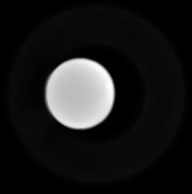
#> input picture notebooks/data2d_for_test_1.tif, 192 x 194 px
$ jupyter execute --allow-errors real_example_3d.ipynb   (shell and % lines are left out)
#> lines starting #> are read from the running program, lines starting #| are printed output that depends on the picture; after the words box and inside, x2 and y2 are one past the last pixel; in counts of white or black regions, pixels touching at a corner belong together
#> further down, data_2d is the input picture: shape (194, 192) float32; min 4.56e-08, max 0.00656, mean 0.00068
### sectorizedradialprofile/calculate_radial_profile.py
import numpy as np
import pandas as pd


class CalculateRadialProfile(object):

    def __init__(self, data: np.ndarray):
        """

        :param data: numpy 2D array
        :type data: np.array
        """
        self.data = data
        self.dimension = len(data.shape)
#> self.dimension = 2
        if self.dimension not in [2, 3]:
            raise ValueError('Only 2D or 3D np.array are supported.')
        self.bool_2d = self.dimension == 2  # boolean indicator of data dimension, True: 2D, False: 3D
#> self.bool_2d = True
        self.center = None
        self.radius = None
        self.angle_range = None
        self.x0 = None
        self.y0 = None
        self.z0 = None
        self.param_list = []
        if self.bool_2d:
            self.y_index, self.x_index = np.indices(self.data.shape)
            self.y_len, self.x_len = np.shape(self.data)  # retrieve the size of the array
#> self.y_len = 194; self.x_len = 192
        else:
            self.z_index, self.y_index, self.x_index = np.indices(self.data.shape)
            self.z_len, self.y_len, self.x_len = np.shape(self.data)  # retrieve the size of the array
        self.final_radius_array = None
        self.final_data_array = None

    def add_params(self, center: tuple, radius=None, angle_range=None):
        """

        :param center: Origin of the radial plot, '(x0, y0)' or '(x0, y0, z0)'.
        :type center: tuple
        :param radius: The maximum distance from specified center. Optional, default 'None' used to include all.
        :type radius: int or float
        :param angle_range: Angular coverage in degrees '(0, 360)'. Optional, default 'None' used to include all.
        :type angle_range: tuple
        """
        self._validate_params(center=center, radius=radius, angle_range=angle_range)
        self.center = center
        self.radius = radius
        self.angle_range = angle_range
        self.x0 = self.center[0]
        self.y0 = self.center[1]
        self.param_list.append(form_param_dict(center=center, radius=radius, angle_range=angle_range))

    def calculate(self):
        """
        Performs the radial profile calculation
        :return:
        :rtype:
        """
        _final_radius_array = np.array([])
        _final_data_array = np.array([])
        for each_param_dict in self.param_list:
            _current_radius_array, _current_data_array = self.get_sorted_radial_array(each_param_dict)
            _final_radius_array = np.concatenate((_final_radius_array, _current_radius_array), axis=None)
            _final_data_array = np.concatenate((_final_data_array, _current_data_array), axis=None)
#> this loop made 1 pass
#> pass 1, in turn_off_data_outside, `inside_indices = np.logical_and(inside_indices, in_radius_indices)`:
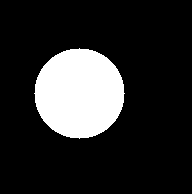
#> inside_indices: shape (194, 192) bool; 17.1% white; 1 white region, box (x1, y1, x2, y2) and area: (34, 48, 125, 139) 6361
        self.final_radius_array = np.array(_final_radius_array)
#> self.final_radius_array = 6361 values from 0 to 45
        self.final_data_array = np.array(_final_data_array)
#> self.final_data_array = 6361 values, max 0.00656 at index 3019, min 5.8e-06 at index 6342, mean 0.00332
        self.calculate_profile()

    def calculate_profile(self):
        '''calculate the final profile'''
        df = pd.DataFrame()
        df['radius'] = self.final_radius_array
        df['value'] = self.final_data_array
        df1 = df.groupby('radius').agg({'value': ['mean', 'std', 'sem']})['value']
        self.radial_profile = df1

    def get_sorted_radial_array(self, param_dict):
        """
        :return: sorted radius array and data array
        :rtype: np.array
        """
        self.center = param_dict['center']
        self.radius = param_dict['radius']
        self.angle_range = param_dict['angle_range']
        self.x0 = self.center[0]
        self.y0 = self.center[1]
        if not self.bool_2d:
            self.z0 = self.center[2]

        self.calculate_pixels_radius()
        self.calculate_pixels_angle_position()
        self.turn_off_data_outside()
        self.sort_indices_of_radius()
        self.sort_data_by_radius_value()
        return self.sorted_radius[:], self.data_sorted_by_radius[:]

    def sort_data_by_radius_value(self):
        '''sort the working data by radius indices'''
        _data_sorted_by_radius = self.working_data.flat[self.sorted_radius_indices]
        _sorted_radius = self.radius_array.flat[self.sorted_radius_indices]
        _nan_indices = np.isnan(_data_sorted_by_radius)
        _not_nan_indices = np.invert(_nan_indices)
        self.data_sorted_by_radius = _data_sorted_by_radius[_not_nan_indices]
        self.sorted_radius = _sorted_radius[_not_nan_indices]
        # print(self.sorted_radius)

    def sort_indices_of_radius(self):
        '''sort the indices of the radius array'''
        sort_indices = np.argsort(self.radius_array.flat)
        self.sorted_radius_indices = sort_indices

    def turn_off_data_outside(self):
        '''using the angle range provided and the angle value of each pixels,
        this algorithm replace all the initial data by 0 outside the range specified'''
        inside_indices = np.isreal(self.data)
        if self.angle_range is not None:
            left_angles_indices = self.array_angle_deg >= self.angle_range[0]
            right_angles_indices = self.array_angle_deg <= self.angle_range[1]
            inside_indices = np.logical_and(left_angles_indices, right_angles_indices)
        if self.radius is not None:
            in_radius_indices = self.radius_array <= self.radius
            inside_indices = np.logical_and(inside_indices, in_radius_indices)
        not_keep_indices = np.invert(inside_indices)

        working_data = np.array(self.data, dtype=np.float64)  # forced array to be float so NaN can be used
        working_data[not_keep_indices] = np.nan  # replaced 0 with NaN so the mean & std can be calculated correctly
        #working_data[self.y0, self.x0] = 1  # make sure center is part of the pixel to keep

        self.working_data = working_data

    def calculate_pixels_angle_position(self):
        '''determine the angle position related to the top vertical center of
        each pixel in degrees'''
        if self.angle_range is not None:
            if self.bool_2d:
                complex_array = (self.y_index - self.y0) + 1j * \
                                (self.x_index - self.x0)
                # complex_array = (self.y_len - self.y_index - self.y0) + 1j * \
                #                 (self.x_index - self.x0)
                array_angle_deg = np.abs(np.angle(complex_array, deg=True) - 180)
                self.intermediate_array_angle_deg = array_angle_deg

                # removing all negative angles -> [0, 360[
                array_angle_deg_pos = np.array(array_angle_deg)
                for _y in np.arange(self.y_len):
                    for _x in np.arange(self.x_len):
                        _value = array_angle_deg[_y, _x]
                        if _value < 0:
                            array_angle_deg_pos[_y, _x] = 2 * 180 + _value

                self.array_angle_deg = array_angle_deg_pos
            else:
                raise ValueError('Angular range selection is not available for 3D data.')

    def calculate_pixels_radius(self):
        '''calculate radii of all pixels '''
        if self.bool_2d:
            r_array = np.sqrt((self.x_index - self.x0) ** 2 + (self.y_index - self.y0) ** 2)
            self.radius_array = r_array
        else:
            r_array = np.sqrt(
                (self.x_index - self.x0) ** 2 + (self.y_index - self.y0) ** 2 + (self.z_index - self.z0) ** 2)
            self.radius_array = r_array

    def _validate_params(self, center, radius, angle_range):
        assert type(center) == tuple
        if len(center) != self.dimension:
            raise ValueError("'center' input is not dimensionally correct for input data.")
        for each in center:
            if each < 0:
                raise ValueError("'center' input can not be negative.")
        if radius is not None:
            if radius <= 0:
                raise ValueError("'radius' has to be greater than zero.")
        if angle_range is not None:
            assert type(angle_range) == tuple
            assert len(angle_range) == 2
            for each in angle_range:
                if each < 0:
                    raise ValueError("'angle_range' has to be within (0, 360).")


def load_label_analysis_amira(file_path, drop=None, z_flipper=None):
    """

    :param file_path: File path to the 'Label-Analysis.csv' file generated by Amira-Avizo
    :type file_path: str
    :param drop: Drop row or rows by index. Default: None
    :type drop: int or list
    :param z_flipper: Optional. the value of Z-1 (stack number -1) to flip the Amira correct BeryCenterZ output.
    :type z_flipper: int
    :return: A dictionary containing center and radius
    :rtype: dict
    """
    _df_amira = pd.read_csv(file_path, skiprows=1)
    _df_amira.insert(loc=1, column='EqRadius', value=_df_amira['EqDiameter'] / 2)
    if drop is not None:
        _df_amira.drop(index=drop, inplace=True)
        _df_amira.reset_index(drop=True, inplace=True)
    if z_flipper is not None:
        _df_amira['BaryCenterZ'] = z_flipper - _df_amira['BaryCenterZ']
    df_amira = _df_amira.round(decimals=0)
    print(_df_amira)
    _analysis_dict = {}
    for _i, _each in enumerate(df_amira['index']):
        _name = 'obj_' + str(_each)
        _analysis_dict[_name] = [
            (df_amira['BaryCenterX'][_i],
             df_amira['BaryCenterY'][_i],
             df_amira['BaryCenterZ'][_i]),
            df_amira['EqRadius'][_i]
        ]
    return _analysis_dict


def form_param_dict(center: tuple, radius: float, angle_range):
    """

    :param center: coordinates in form of (x,y) or (x, y, z)
    :type center: tuple
    :param radius: radius of the radial plot range
    :type radius: float
    :param angle_range: optional sector defined using tuple, eg. (0, 360)
    :type angle_range: tuple
    :return: shaped dictionary containing parameters
    :rtype: dict
    """
    _dict = {
        'center': center,
        'radius': radius,
        'angle_range': angle_range
    }
    return _dict

### notebooks/real_example_3d.ipynb
[cell 1]
import os
import sys
root_folder = os.path.dirname(os.getcwd())
sys.path.append(root_folder)
from sectorizedradialprofile.calculate_radial_profile import CalculateRadialProfile
from sectorizedradialprofile.calculate_radial_profile import load_label_analysis_amira
import matplotlib.pyplot as plt
from skimage import io

Load the data

#> (a cell that did not finish here is left out)

#> (a cell that did not finish here is left out)

Visualize data

[cell 4]
plt.figure(0)
#> (the rest of this cell did not finish here and is left out)

Single sphere calculation (3D)

[cell 5]
center_3d = (79, 93, 50)
radius = 45
angle_range = None
#> (the rest of this cell did not finish here and is left out)

2D calculation of a single slice at center

[cell 6]
data_2d = io.imread('data2d_for_test_1.tif')
center_2d = (79, 93)
o_profile_2d = CalculateRadialProfile(data=data_2d)
o_profile_2d.add_params(center=center_2d, radius=radius, angle_range=angle_range)
o_profile_2d.calculate()

Plot to compare

#> (a cell that did not finish here is left out)

Multiple spheres calculation (3D)

#> (a cell that did not finish here is left out)

#> (a cell that did not finish here is left out)

#> (a cell that did not finish here is left out)
